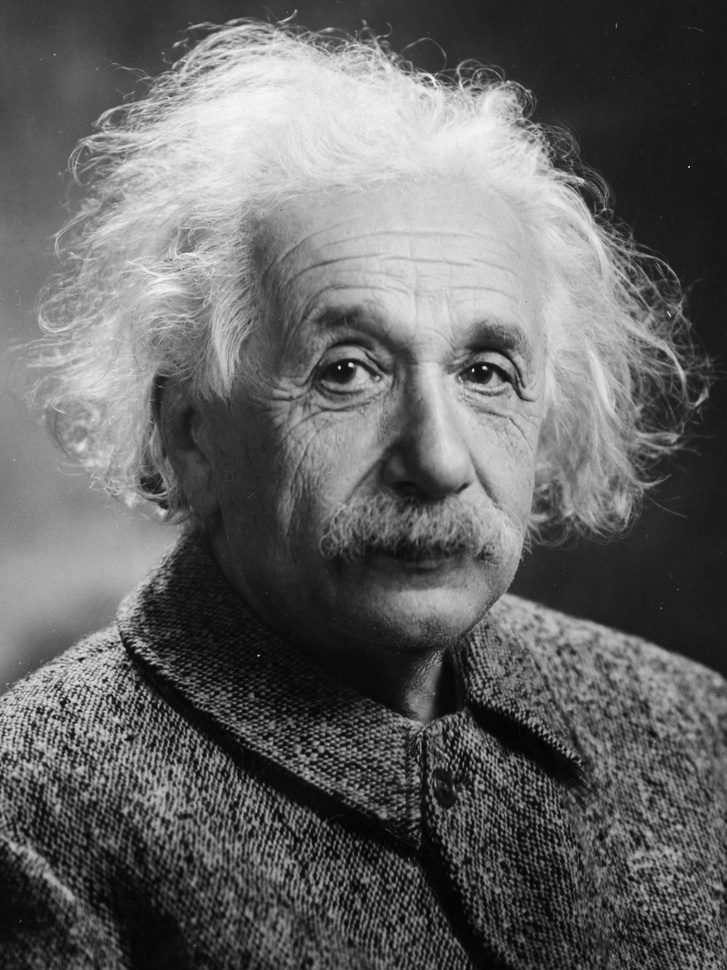
%> input picture DEIM/Einstein.jpg, 727 x 970 px, shrunk from 3250 x 4333 before the run
$ octave deim.m   (GNU Octave 9; MATLAB toolbox functions it lacks are replaced by stand-ins)
%> lines starting %> are read from the running program, lines starting %| are printed output that depends on the picture

%% Randomized LA


A       = double(im2gray(imread('Einstein.jpg')));
%> A: size 970x727 double; min 0, max 250, mean 100.4; mean of the top-left, top-right, bottom-left and bottom-right quarters 138.1, 117.2, 73.8, 72.6
[m,n]   = size(A);
%> m = 970; n = 727
k0      = rank(A);
%> k0 = 727
colormap bone


%% Generalized Nystrom factorization (by Nakatsukasa/Karpowicz)


% Select compression level
k       = ceil(k0*.1)
%> k = 73
p       = 2; % oversampling factor


% Sketch matrices
D       = randn(n,k);   B  = randn(m,ceil(p*k));
%> after `D = randn(n,k)`:
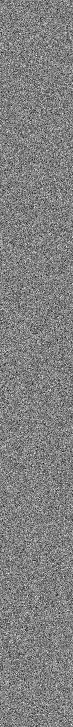
%> D: size 727x73 double; min -4.25, max 4.15, mean -0.0103; drawn with min black and max white
%> after `B = randn(m,ceil(p*k))`:
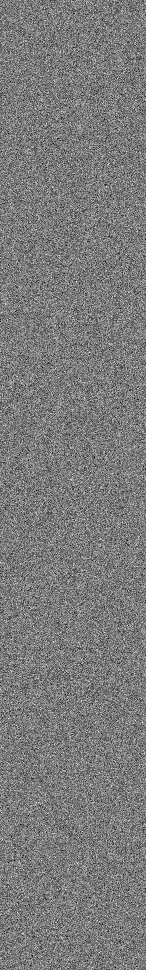
%> B: size 970x146 double; min -4.15, max 4.44, mean 0.000791; drawn with min black and max white
% [5 lines of commented-out code are left out]


F       = A*D;          H  = A'*B;
[Q,R]   = qr(B'*F,0);   G  = pinv(B'*F);
Ar      = (F/R)*(Q'*H');


err     = norm(Ar-A,'fro')/norm(A,'fro')
%> err = 0.193


[mF,nF] = size(F);
%> mF = 970; nF = 73
[mG,nG] = size(G);
%> mG = 73; nG = 146
[mH,nH] = size(H');
%> mH = 146; nH = 727
Afct    = zeros(mF,nF+nG+nH+n);
%> Afct: size 970x1673 double; every value is 0


OPS     = mF*mG*(nF+(mG-1)) + mG*nH*(nG+(mH-1))
%> OPS = 25711111


%Afct(1:mF,1:n)              = rescale(Ar);
Afct(1:mF,n+1:n+nF)         = rescale(F);
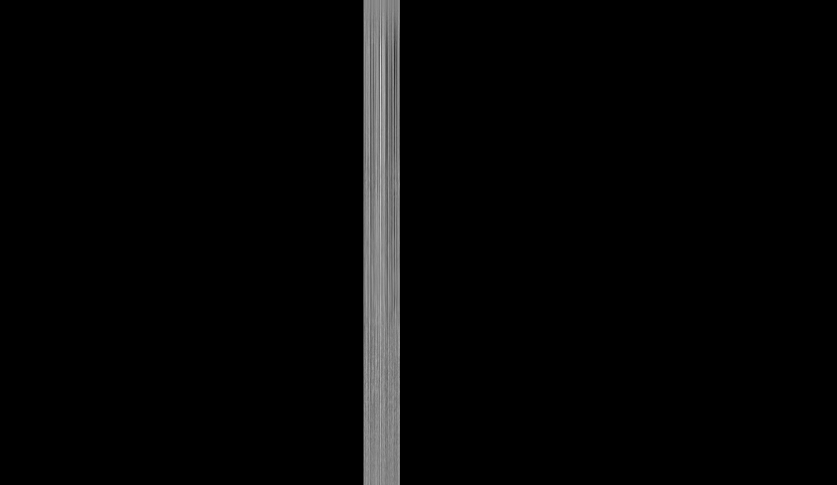
%> Afct: size 970x1673 double (shown at 1/2 size); min 0, max 1, mean 0.0224
Afct(1:mG,n+nF+1:n+nF+nG)   = rescale(G);
Afct(1:mH,n+nF+nG+1:n+nF+nG+nH) = rescale(H');
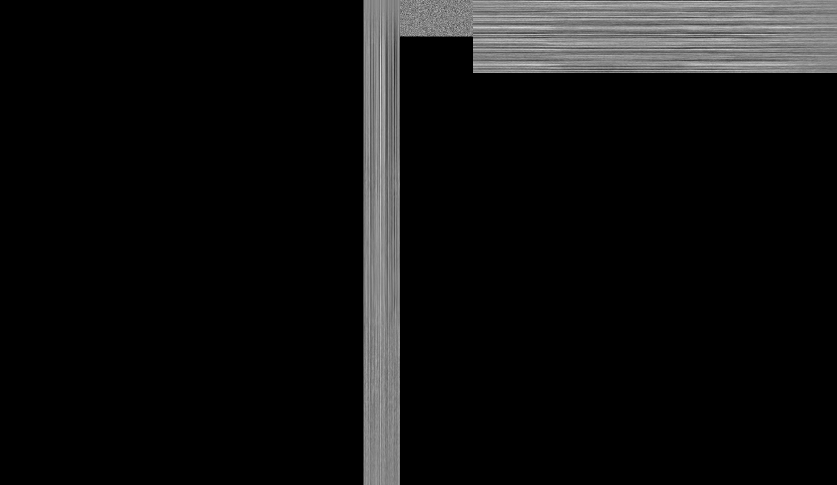
%> Afct: size 970x1673 double (shown at 1/2 size); min 0, max 1, mean 0.0603


clf
imagesc(Afct)
axis equal off
